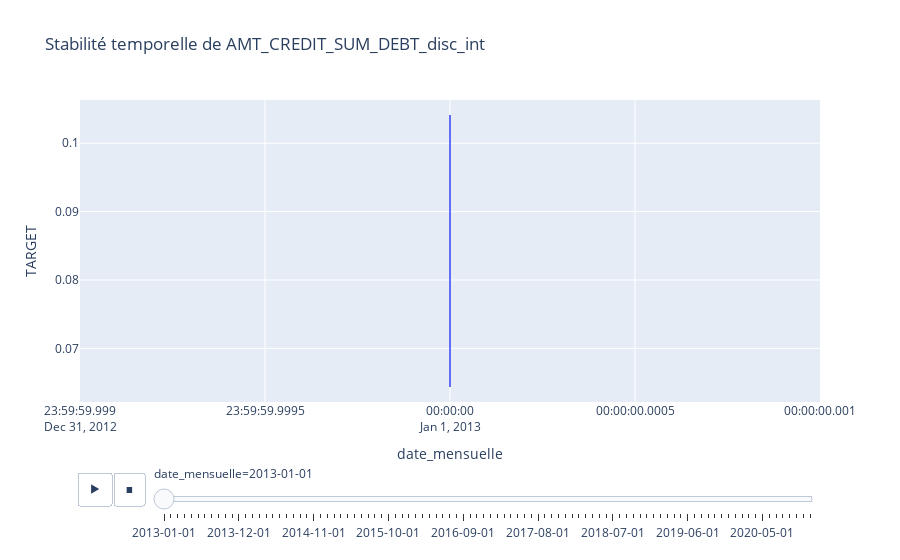

The notebook cell this image was saved under:
### Code cell
stability_df = df.groupby(["date_mensuelle", "AMT_PAYMENT_disc_int"])["TARGET"].mean().reset_index()

# Création du graphique animé
fig = px.line(stability_df,
              x="date_mensuelle",
              y="TARGET",
              title=f'Stabilité temporelle de AMT_CREDIT_SUM_DEBT_disc_int',
              animation_frame="date_mensuelle",  # Use the date as the animation frame
              animation_group="TARGET")  # Group by the discretized debt feature

fig.show()

### Figure 1 — Plotly figure (JSON) as saved in the notebook; plotly's stock layout.template omitted (floating-point values rounded to 4 significant figures)
{"data": [{"hovertemplate": "date_mensuelle=%{x}<br>TARGET=%{y}<extra></extra>", "ids": [0.1041, 0.06437], "legendgroup": "", "line": {"color": "#636efa", "dash": "solid"}, "marker": {"symbol": "circle"}, "mode": "lines", "name": "", "orientation": "v", "showlegend": false, "x": ["2013-01-01", "2013-01-01"], "xaxis": "x", "y": [0.1041, 0.06437], "yaxis": "y", "type": "scatter"}], "layout": {"xaxis": {"anchor": "y", "domain": [0.0, 1.0], "title": {"text": "date_mensuelle"}, "categoryorder": "array", "categoryarray": ["2013-01-01", "2013-02-01", "2013-03-01", "2013-04-01", "2013-05-01", "2013-06-01", "2013-07-01", "2013-08-01", "2013-09-01", "2013-10-01", "2013-11-01", "2013-12-01", "2014-01-01", "2014-02-01", "2014-03-01", "2014-04-01", "2014-05-01", "2014-06-01", "2014-07-01", "2014-08-01", "2014-09-01", "2014-10-01", "2014-11-01", "2014-12-01", "2015-01-01", "2015-02-01", "2015-03-01", "2015-04-01", "2015-05-01", "2015-06-01", "2015-07-01", "2015-08-01", "2015-09-01", "2015-10-01", "2015-11-01", "2015-12-01", "2016-01-01", "2016-02-01", "2016-03-01", "2016-04-01", "2016-05-01", "2016-06-01", "2016-07-01", "2016-08-01", "2016-09-01", "2016-10-01", "2016-11-01", "2016-12-01", "2017-01-01", "2017-02-01", "2017-03-01", "2017-04-01", "2017-05-01", "2017-06-01", "2017-07-01", "2017-08-01", "2017-09-01", "2017-10-01", "2017-11-01", "2017-12-01", "2018-01-01", "2018-02-01", "2018-03-01", "2018-04-01", "2018-05-01", "2018-06-01", "2018-07-01", "2018-08-01", "2018-09-01", "2018-10-01", "2018-11-01", "2018-12-01", "2019-01-01", "2019-02-01", "2019-03-01", "2019-04-01", "2019-05-01", "2019-06-01", "2019-07-01", "2019-08-01", "2019-09-01", "2019-10-01", "2019-11-01", "2019-12-01", "2020-01-01", "2020-02-01", "2020-03-01", "2020-04-01", "2020-05-01", "2020-06-01", "2020-07-01", "2020-08-01", "2020-09-01", "2020-10-01", "2020-11-01", "2020-12-01"]}, "yaxis": {"anchor": "x", "domain": [0.0, 1.0], "title": {"text": "TARGET"}}, "legend": {"tracegroupgap": 0}, "title": {"text": "Stabilité temporelle de AMT_CREDIT_SUM_DEBT_disc_int"}, "updatemenus": [{"buttons": [{"args": [null, {"frame": {"duration": 500, "redraw": false}, "mode": "immediate", "fromcurrent": true, "transition": {"duration": 500, "easing": "linear"}}], "label": "&#9654;", "method": "animate"}, {"args": [[null], {"frame": {"duration": 0, "redraw": false}, "mode": "immediate", "fromcurrent": true, "transition": {"duration": 0, "easing": "linear"}}], "label": "&#9724;", "method": "animate"}], "direction": "left", "pad": {"r": 10, "t": 70}, "showactive": false, "type": "buttons", "x": 0.1, "xanchor": "right", "y": 0, "yanchor": "top"}], "sliders": [{"active": 0, "currentvalue": {"prefix": "date_mensuelle="}, "len": 0.9, "pad": {"b": 10, "t": 60}, "steps": [{"args": [["2013-01-01"], {"frame": {"duration": 0, "redraw": false}, "mode": "immediate", "fromcurrent": true, "transition": {"duration": 0, "easing": "linear"}}], "label": "2013-01-01", "method": "animate"}, {"args": [["2013-02-01"], {"frame": {"duration": 0, "redraw": false}, "mode": "immediate", "fromcurrent": true, "transition": {"duration": 0, "easing": "linear"}}], "label": "2013-02-01", "method": "animate"}, {"args": [["2013-03-01"], {"frame": {"duration": 0, "redraw": false}, "mode": "immediate", "fromcurrent": true, "transition": {"duration": 0, "easing": "linear"}}], "label": "2013-03-01", "method": "animate"}, {"args": [["2013-04-01"], {"frame": {"duration": 0, "redraw": false}, "mode": "immediate", "fromcurrent": true, "transition": {"duration": 0, "easing": "linear"}}], "label": "2013-04-01", "method": "animate"}, {"args": [["2013-05-01"], {"frame": {"duration": 0, "redraw": false}, "mode": "immediate", "fromcurrent": true, "transition": {"duration": 0, "easing": "linear"}}], "label": "2013-05-01", "method": "animate"}, {"args": [["2013-06-01"], {"frame": {"duration": 0, "redraw": false}, "mode": "immediate", "fromcurrent": true, "transition": {"duration": 0, "easing": "linear"}}], "label": "2013-06-01", "method": "animate"}, {"args": [["2013-07-01"], {"frame": {"duration": 0, "redraw": false}, "mode": "immediate", "fromcurrent": true, "transition": {"duration": 0, "easing": "linear"}}], "label": "2013-07-01", "method": "animate"}, {"args": [["2013-08-01"], {"frame": {"duration": 0, "redraw": false}, "mode": "immediate", "fromcurrent": true, "transition": {"duration": 0, "easing": "linear"}}], "label": "2013-08-01", "method": "animate"}, {"args": [["2013-09-01"], {"frame": {"duration": 0, "redraw": false}, "mode": "immediate", "fromcurrent": true, "transition": {"duration": 0, "easing": "linear"}}], "label": "2013-09-01", "method": "animate"}, {"args": [["2013-10-01"], {"frame": {"duration": 0, "redraw": false}, "mode": "immediate", "fromcurrent": true, "transition": {"duration": 0, "easing": "linear"}}], "label": "2013-10-01", "method": "animate"}, {"args": [["2013-11-01"], {"frame": {"duration": 0, "redraw": false}, "mode": "immediate", "fromcurrent": true, "transition": {"duration": 0, "easing": "linear"}}], "label": "2013-11-01", "method": "animate"}, {"args": [["2013-12-01"], {"frame": {"duration": 0, "redraw": false}, "mode": "immediate", "fromcurrent": true, "transition": {"duration": 0, "easing": "linear"}}], "label": "2013-12-01", "method": "animate"}, {"args": [["2014-01-01"], {"frame": {"duration": 0, "redraw": false}, "mode": "immediate", "fromcurrent": true, "transition": {"duration": 0, "easing": "linear"}}], "label": "2014-01-01", "method": "animate"}, {"args": [["2014-02-01"], {"frame": {"duration": 0, "redraw": false}, "mode": "immediate", "fromcurrent": true, "transition": {"duration": 0, "easing": "linear"}}], "label": "2014-02-01", "method": "animate"}, {"args": [["2014-03-01"], {"frame": {"duration": 0, "redraw": false}, "mode": "immediate", "fromcurrent": true, "transition": {"duration": 0, "easing": "linear"}}], "label": "2014-03-01", "method": "animate"}, {"args": [["2014-04-01"], {"frame": {"duration": 0, "redraw": false}, "mode": "immediate", "fromcurrent": true, "transition": {"duration": 0, "easing": "linear"}}], "label": "2014-04-01", "method": "animate"}, {"args": [["2014-05-01"], {"frame": {"duration": 0, "redraw": false}, "mode": "immediate", "fromcurrent": true, "transition": {"duration": 0, "easing": "linear"}}], "label": "2014-05-01", "method": "animate"}, {"args": [["2014-06-01"], {"frame": {"duration": 0, "redraw": false}, "mode": "immediate", "fromcurrent": true, "transition": {"duration": 0, "easing": "linear"}}], "label": "2014-06-01", "method": "animate"}, {"args": [["2014-07-01"], {"frame": {"duration": 0, "redraw": false}, "mode": "immediate", "fromcurrent": true, "transition": {"duration": 0, "easing": "linear"}}], "label": "2014-07-01", "method": "animate"}, {"args": [["2014-08-01"], {"frame": {"duration": 0, "redraw": false}, "mode": "immediate", "fromcurrent": true, "transition": {"duration": 0, "easing": "linear"}}], "label": "2014-08-01", "method": "animate"}, {"args": [["2014-09-01"], {"frame": {"duration": 0, "redraw": false}, "mode": "immediate", "fromcurrent": true, "transition": {"duration": 0, "easing": "linear"}}], "label": "2014-09-01", "method": "animate"}, {"args": [["2014-10-01"], {"frame": {"duration": 0, "redraw": false}, "mode": "immediate", "fromcurrent": true, "transition": {"duration": 0, "easing": "linear"}}], "label": "2014-10-01", "method": "animate"}, {"args": [["2014-11-01"], {"frame": {"duration": 0, "redraw": false}, "mode": "immediate", "fromcurrent": true, "transition": {"duration": 0, "easing": "linear"}}], "label": "2014-11-01", "method": "animate"}, {"args": [["2014-12-01"], {"frame": {"duration": 0, "redraw": false}, "mode": "immediate", "fromcurrent": true, "transition": {"duration": 0, "easing": "linear"}}], "label": "2014-12-01", "method": "animate"}, {"args": [["2015-01-01"], {"frame": {"duration": 0, "redraw": false}, "mode": "immediate", "fromcurrent": true, "transition": {"duration": 0, "easing": "linear"}}], "label": "2015-01-01", "method": "animate"}, {"args": [["2015-02-01"], {"frame": {"duration": 0, "redraw": false}, "mode": "immediate", "fromcurrent": true, "transition": {"duration": 0, "easing": "linear"}}], "label": "2015-02-01", "method": "animate"}, {"args": [["2015-03-01"], {"frame": {"duration": 0, "redraw": false}, "mode": "immediate", "fromcurrent": true, "transition": {"duration": 0, "easing": "linear"}}], "label": "2015-03-01", "method": "animate"}, {"args": [["2015-04-01"], {"frame": {"duration": 0, "redraw": false}, "mode": "immediate", "fromcurrent": true, "transition": {"duration": 0, "easing": "linear"}}], "label": "2015-04-01", "method": "animate"}, {"args": [["2015-05-01"], {"frame": {"duration": 0, "redraw": false}, "mode": "immediate", "fromcurrent": true, "transition": {"duration": 0, "easing": "linear"}}], "label": "2015-05-01", "method": "animate"}, {"args": [["2015-06-01"], {"frame": {"duration": 0, "redraw": false}, "mode": "immediate", "fromcurrent": true, "transition": {"duration": 0, "easing": "linear"}}], "label": "2015-06-01", "method": "animate"}, {"args": [["2015-07-01"], {"frame": {"duration": 0, "redraw": false}, "mode": "immediate", "fromcurrent": true, "transition": {"duration": 0, "easing": "linear"}}], "label": "2015-07-01", "method": "animate"}, {"args": [["2015-08-01"], {"frame": {"duration": 0, "redraw": false}, "mode": "immediate", "fromcurrent": true, "transition": {"duration": 0, "easing": "linear"}}], "label": "2015-08-01", "method": "animate"}, {"args": [["2015-09-01"], {"frame": {"duration": 0, "redraw": false}, "mode": "immediate", "fromcurrent": true, "transition": {"duration": 0, "easing": "linear"}}], "label": "2015-09-01", "method": "animate"}, {"args": [["2015-10-01"], {"frame": {"duration": 0, "redraw": false}, "mode": "immediate", "fromcurrent": true, "transition": {"duration": 0, "easing": "linear"}}], "label": "2015-10-01", "method": "animate"}, {"args": [["2015-11-01"], {"frame": {"duration": 0, "redraw": false}, "mode": "immediate", "fromcurrent": true, "transition": {"duration": 0, "easing": "linear"}}], "label": "2015-11-01", "method": "animate"}, {"args": [["2015-12-01"], {"frame": {"duration": 0, "redraw": false}, "mode": "immediate", "fromcurrent": true, "transition": {"duration": 0, "easing": "linear"}}], "label": "2015-12-01", "method": "animate"}, {"args": [["2016-01-01"], {"frame": {"duration": 0, "redraw": false}, "mode": "immediate", "fromcurrent": true, "transition": {"duration": 0, "easing": "linear"}}], "label": "2016-01-01", "method": "animate"}, {"args": [["2016-02-01"], {"frame": {"duration": 0, "redraw": false}, "mode": "immediate", "fromcurrent": true, "transition": {"duration": 0, "easing": "linear"}}], "label": "2016-02-01", "method": "animate"}, {"args": [["2016-03-01"], {"frame": {"duration": 0, "redraw": false}, "mode": "immediate", "fromcurrent": true, "transition": {"duration": 0, "easing": "linear"}}], "label": "2016-03-01", "method": "animate"}, {"args": [["2016-04-01"], {"frame": {"duration": 0, "redraw": false}, "mode": "immediate", "fromcurrent": true, "transition": {"duration": 0, "easing": "linear"}}], "label": "2016-04-01", "method": "animate"}, {"args": [["2016-05-01"], {"frame": {"duration": 0, "redraw": false}, "mode": "immediate", "fromcurrent": true, "transition": {"duration": 0, "easing": "linear"}}], "label": "2016-05-01", "method": "animate"}, {"args": [["2016-06-01"], {"frame": {"duration": 0, "redraw": false}, "mode": "immediate", "fromcurrent": true, "transition": {"duration": 0, "easing": "linear"}}], "label": "2016-06-01", "method": "animate"}, {"args": [["2016-07-01"], {"frame": {"duration": 0, "redraw": false}, "mode": "immediate", "fromcurrent": true, "transition": {"duration": 0, "easing": "linear"}}], "label": "2016-07-01", "method": "animate"}, {"args": [["2016-08-01"], {"frame": {"duration": 0, "redraw": false}, "mode": "immediate", "fromcurrent": true, "transition": {"duration": 0, "easing": "linear"}}], "label": "2016-08-01", "method": "animate"}, {"args": [["2016-09-01"], {"frame": {"duration": 0, "redraw": false}, "mode": "immediate", "fromcurrent": true, "transition": {"duration": 0, "easing": "linear"}}], "label": "2016-09-01", "method": "animate"}, {"args": [["2016-10-01"], {"frame": {"duration": 0, "redraw": false}, "mode": "immediate", "fromcurrent": true, "transition": {"duration": 0, "easing": "linear"}}], "label": "2016-10-01", "method": "animate"}, {"args": [["2016-11-01"], {"frame": {"duration": 0, "redraw": false}, "mode": "immediate", "fromcurrent": true, "transition": {"duration": 0, "easing": "linear"}}], "label": "2016-11-01", "method": "animate"}, {"args": [["2016-12-01"], {"frame": {"duration": 0, "redraw": false}, "mode": "immediate", "fromcurrent": true, "transition": {"duration": 0, "easing": "linear"}}], "label": "2016-12-01", "method": "animate"}, {"args": [["2017-01-01"], {"frame": {"duration": 0, "redraw": false}, "mode": "immediate", "fromcurrent": true, "transition": {"duration": 0, "easing": "linear"}}], "label": "2017-01-01", "method": "animate"}, {"args": [["2017-02-01"], {"frame": {"duration": 0, "redraw": false}, "mode": "immediate", "fromcurrent": true, "transition": {"duration": 0, "easing": "linear"}}], "label": "2017-02-01", "method": "animate"}, {"args": [["2017-03-01"], {"frame": {"duration": 0, "redraw": false}, "mode": "immediate", "fromcurrent": true, "transition": {"duration": 0, "easing": "linear"}}], "label": "2017-03-01", "method": "animate"}, {"args": [["2017-04-01"], {"frame": {"duration": 0, "redraw": false}, "mode": "immediate", "fromcurrent": true, "transition": {"duration": 0, "easing": "linear"}}], "label": "2017-04-01", "method": "animate"}, {"args": [["2017-05-01"], {"frame": {"duration": 0, "redraw": false}, "mode": "immediate", "fromcurrent": true, "transition": {"duration": 0, "easing": "linear"}}], "label": "2017-05-01", "method": "animate"}, {"args": [["2017-06-01"], {"frame": {"duration": 0, "redraw": false}, "mode": "immediate", "fromcurrent": true, "transition": {"duration": 0, "easing": "linear"}}], "label": "2017-06-01", "method": "animate"}, {"args": [["2017-07-01"], {"frame": {"duration": 0, "redraw": false}, "mode": "immediate", "fromcurrent": true, "transition": {"duration": 0, "easing": "linear"}}], "label": "2017-07-01", "method": "animate"}, {"args": [["2017-08-01"], {"frame": {"duration": 0, "redraw": false}, "mode": "immediate", "fromcurrent": true, "transition": {"duration": 0, "easing": "linear"}}], "label": "2017-08-01", "method": "animate"}, {"args": [["2017-09-01"], {"frame": {"duration": 0, "redraw": false}, "mode": "immediate", "fromcurrent": true, "transition": {"duration": 0, "easing": "linear"}}], "label": "2017-09-01", "method": "animate"}, {"args": [["2017-10-01"], {"frame": {"duration": 0, "redraw": false}, "mode": "immediate", "fromcurrent": true, "transition": {"duration": 0, "easing": "linear"}}], "label": "2017-10-01", "method": "animate"}, {"args": [["2017-11-01"], {"frame": {"duration": 0, "redraw": false}, "mode": "immediate", "fromcurrent": true, "transition": {"duration": 0, "easing": "linear"}}], "label": "2017-11-01", "method": "animate"}, {"args": [["2017-12-01"], {"frame": {"duration": 0, "redraw": false}, "mode": "immediate", "fromcurrent": true, "transition": {"duration": 0, "easing": "linear"}}], "label": "2017-12-01", "method": "animate"}, {"args": [["2018-01-01"], {"frame": {"duration": 0, "redraw": false}, "mode": "immediate", "fromcurrent": true, "transition": {"duration": 0, "easing": "linear"}}], "label": "2018-01-01", "method": "animate"}, {"args": [["2018-02-01"], {"frame": {"duration": 0, "redraw": false}, "mode": "immediate", "fromcurrent": true, "transition": {"duration": 0, "easing": "linear"}}], "label": "2018-02-01", "method": "animate"}, {"args": [["2018-03-01"], {"frame": {"duration": 0, "redraw": false}, "mode": "immediate", "fromcurrent": true, "transition": {"duration": 0, "easing": "linear"}}], "label": "2018-03-01", "method": "animate"}, {"args": [["2018-04-01"], {"frame": {"duration": 0, "redraw": false}, "mode": "immediate", "fromcurrent": true, "transition": {"duration": 0, "easing": "linear"}}], "label": "2018-04-01", "method": "animate"}, {"args": [["2018-05-01"], {"frame": {"duration": 0, "redraw": false}, "mode": "immediate", "fromcurrent": true, "transition": {"duration": 0, "easing": "linear"}}], "label": "2018-05-01", "method": "animate"}, {"args": [["2018-06-01"], {"frame": {"duration": 0, "redraw": false}, "mode": "immediate", "fromcurrent": true, "transition": {"duration": 0, "easing": "linear"}}], "label": "2018-06-01", "method": "animate"}, {"args": [["2018-07-01"], {"frame": {"duration": 0, "redraw": false}, "mode": "immediate", "fromcurrent": true, "transition": {"duration": 0, "easing": "linear"}}], "label": "2018-07-01", "method": "animate"}, {"args": [["2018-08-01"], {"frame": {"duration": 0, "redraw": false}, "mode": "immediate", "fromcurrent": true, "transition": {"duration": 0, "easing": "linear"}}], "label": "2018-08-01", "method": "animate"}, {"args": [["2018-09-01"], {"frame": {"duration": 0, "redraw": false}, "mode": "immediate", "fromcurrent": true, "transition": {"duration": 0, "easing": "linear"}}], "label": "2018-09-01", "method": "animate"}, {"args": [["2018-10-01"], {"frame": {"duration": 0, "redraw": false}, "mode": "immediate", "fromcurrent": true, "transition": {"duration": 0, "easing": "linear"}}], "label": "2018-10-01", "method": "animate"}, {"args": [["2018-11-01"], {"frame": {"duration": 0, "redraw": false}, "mode": "immediate", "fromcurrent": true, "transition": {"duration": 0, "easing": "linear"}}], "label": "2018-11-01", "method": "animate"}, {"args": [["2018-12-01"], {"frame": {"duration": 0, "redraw": false}, "mode": "immediate", "fromcurrent": true, "transition": {"duration": 0, "easing": "linear"}}], "label": "2018-12-01", "method": "animate"}, {"args": [["2019-01-01"], {"frame": {"duration": 0, "redraw": false}, "mode": "immediate", "fromcurrent": true, "transition": {"duration": 0, "easing": "linear"}}], "label": "2019-01-01", "method": "animate"}, {"args": [["2019-02-01"], {"frame": {"duration": 0, "redraw": false}, "mode": "immediate", "fromcurrent": true, "transition": {"duration": 0, "easing": "linear"}}], "label": "2019-02-01", "method": "animate"}, {"args": [["2019-03-01"], {"frame": {"duration": 0, "redraw": false}, "mode": "immediate", "fromcurrent": true, "transition": {"duration": 0, "easing": "linear"}}], "label": "2019-03-01", "method": "animate"}, {"args": [["2019-04-01"], {"frame": {"duration": 0, "redraw": false}, "mode": "immediate", "fromcurrent": true, "transition": {"duration": 0, "easing": "linear"}}], "label": "2019-04-01", "method": "animate"}, {"args": [["2019-05-01"], {"frame": {"duration": 0, "redraw": false}, "mode": "immediate", "fromcurrent": true, "transition": {"duration": 0, "easing": "linear"}}], "label": "2019-05-01", "method": "animate"}, {"args": [["2019-06-01"], {"frame": {"duration": 0, "redraw": false}, "mode": "immediate", "fromcurrent": true, "transition": {"duration": 0, "easing": "linear"}}], "label": "2019-06-01", "method": "animate"}, {"args": [["2019-07-01"], {"frame": {"duration": 0, "redraw": false}, "mode": "immediate", "fromcurrent": true, "transition": {"duration": 0, "easing": "linear"}}], "label": "2019-07-01", "method": "animate"}, {"args": [["2019-08-01"], {"frame": {"duration": 0, "redraw": false}, "mode": "immediate", "fromcurrent": true, "transition": {"duration": 0, "easing": "linear"}}], "label": "2019-08-01", "method": "animate"}, {"args": [["2019-09-01"], {"frame": {"duration": 0, "redraw": false}, "mode": "immediate", "fromcurrent": true, "transition": {"duration": 0, "easing": "linear"}}], "label": "2019-09-01", "method": "animate"}, {"args": [["2019-10-01"], {"frame": {"duration": 0, "redraw": false}, "mode": "immediate", "fromcurrent": true, "transition": {"duration": 0, "easing": "linear"}}], "label": "2019-10-01", "method": "animate"}, {"args": [["2019-11-01"], {"frame": {"duration": 0, "redraw": false}, "mode": "immediate", "fromcurrent": true, "transition": {"duration": 0, "easing": "linear"}}], "label": "2019-11-01", "method": "animate"}, {"args": [["2019-12-01"], {"frame": {"duration": 0, "redraw": false}, "mode": "immediate", "fromcurrent": true, "transition": {"duration": 0, "easing": "linear"}}], "label": "2019-12-01", "method": "animate"}, {"args": [["2020-01-01"], {"frame": {"duration": 0, "redraw": false}, "mode": "immediate", "fromcurrent": true, "transition": {"duration": 0, "easing": "linear"}}], "label": "2020-01-01", "method": "animate"}, {"args": [["2020-02-01"], {"frame": {"duration": 0, "redraw": false}, "mode": "immediate", "fromcurrent": true, "transition": {"duration": 0, "easing": "linear"}}], "label": "2020-02-01", "method": "animate"}, {"args": [["2020-03-01"], {"frame": {"duration": 0, "redraw": false}, "mode": "immediate", "fromcurrent": true, "transition": {"duration": 0, "easing": "linear"}}], "label": "2020-03-01", "method": "animate"}, {"args": [["2020-04-01"], {"frame": {"duration": 0, "redraw": false}, "mode": "immediate", "fromcurrent": true, "transition": {"duration": 0, "easing": "linear"}}], "label": "2020-04-01", "method": "animate"}, {"args": [["2020-05-01"], {"frame": {"duration": 0, "redraw": false}, "mode": "immediate", "fromcurrent": true, "transition": {"duration": 0, "easing": "linear"}}], "label": "2020-05-01", "method": "animate"}, {"args": [["2020-06-01"], {"frame": {"duration": 0, "redraw": false}, "mode": "immediate", "fromcurrent": true, "transition": {"duration": 0, "easing": "linear"}}], "label": "2020-06-01", "method": "animate"}, {"args": [["2020-07-01"], {"frame": {"duration": 0, "redraw": false}, "mode": "immediate", "fromcurrent": true, "transition": {"duration": 0, "easing": "linear"}}], "label": "2020-07-01", "method": "animate"}, {"args": [["2020-08-01"], {"frame": {"duration": 0, "redraw": false}, "mode": "immediate", "fromcurrent": true, "transition": {"duration": 0, "easing": "linear"}}], "label": "2020-08-01", "method": "animate"}, {"args": [["2020-09-01"], {"frame": {"duration": 0, "redraw": false}, "mode": "immediate", "fromcurrent": true, "transition": {"duration": 0, "easing": "linear"}}], "label": "2020-09-01", "method": "animate"}, {"args": [["2020-10-01"], {"frame": {"duration": 0, "redraw": false}, "mode": "immediate", "fromcurrent": true, "transition": {"duration": 0, "easing": "linear"}}], "label": "2020-10-01", "method": "animate"}, {"args": [["2020-11-01"], {"frame": {"duration": 0, "redraw": false}, "mode": "immediate", "fromcurrent": true, "transition": {"duration": 0, "easing": "linear"}}], "label": "2020-11-01", "method": "animate"}, {"args": [["2020-12-01"], {"frame": {"duration": 0, "redraw": false}, "mode": "immediate", "fromcurrent": true, "transition": {"duration": 0, "easing": "linear"}}], "label": "2020-12-01", "method": "animate"}], "x": 0.1, "xanchor": "left", "y": 0, "yanchor": "top"}]}}
